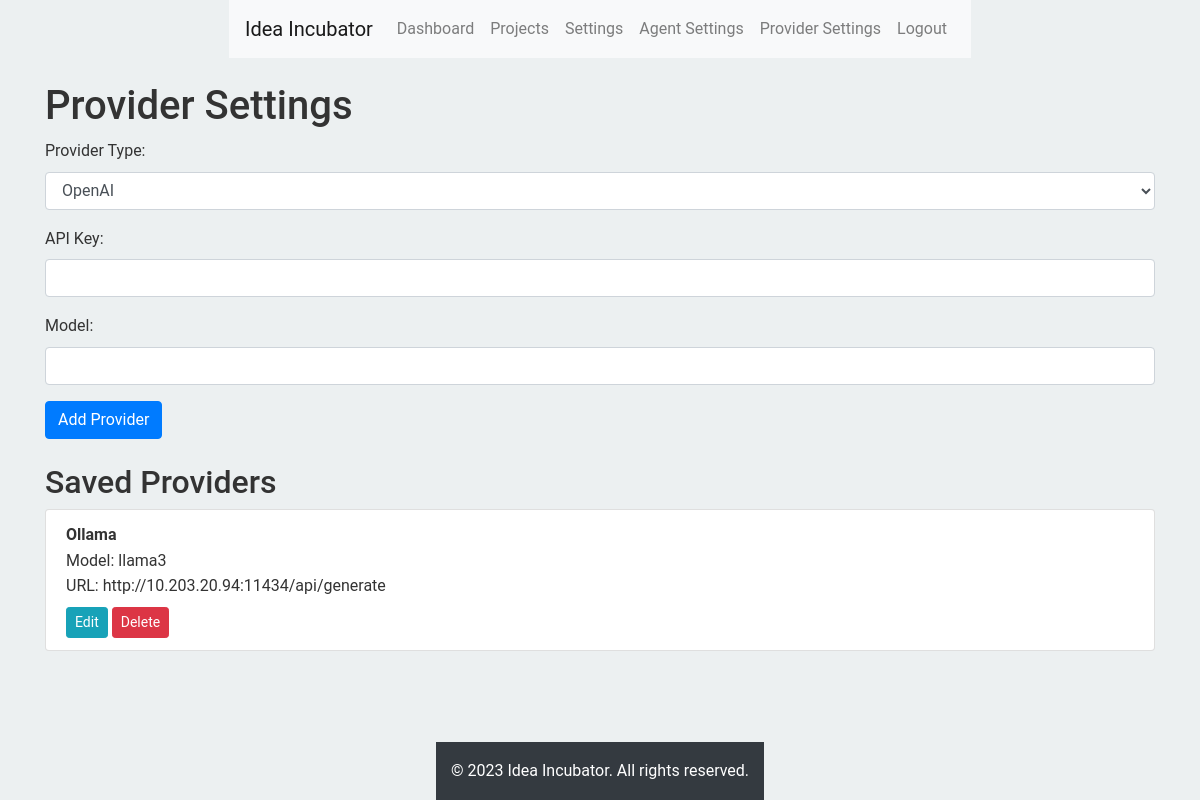
The page /provider_settings (signed in) on the database its author committed.
### models/models.py (models this page shows, shortened)
class Provider(db.Model):
    id = db.Column(db.Integer, primary_key=True)
    user_id = db.Column(db.Integer, db.ForeignKey('user.id'), nullable=False)
    provider_type = db.Column(db.String(20), nullable=False)
    api_key = db.Column(db.String(120), nullable=False)
    model = db.Column(db.String(50), nullable=False)
    url = db.Column(db.String(200), nullable=True)

### routes/providers.py (the view)
@routes.route("/provider_settings")
@login_required
def provider_settings():
    providers = Provider.query.filter_by(user_id=current_user.id).all()
    return render_template("provider_settings.html", providers=providers)

### routes/__init__.py (called while the page is built)
def init_app(app):
    login_manager = LoginManager()
    login_manager.init_app(app)
    login_manager.login_view = 'routes.index'
    @login_manager.user_loader
    def load_user(user_id):
        from models import User
        return User.query.get(int(user_id))
    app.register_blueprint(routes)

### templates/provider_settings.html (shortened to what this page needs)
{% extends "base.html" %}
{% block content %}
<h1>Provider Settings</h1>
<form method="POST" action="{{ url_for('routes.add_provider') }}">
    <div class="form-group">
        <label for="provider_type">Provider Type:</label>
        <select class="form-control" id="provider_type" name="provider_type" required>
            <option value="openai">OpenAI</option>
        </select>
    </div>
    <div class="form-group">
        <label for="api_key">API Key:</label>
        <input type="text" class="form-control" id="api_key" name="api_key" required>
    </div>
    <div class="form-group">
        <label for="model">Model:</label>
        <input type="text" class="form-control" id="model" name="model" required>
    </div>
    <button type="submit" class="btn btn-primary">Add Provider</button>
</form>
<h2 class="mt-4">Saved Providers</h2>
<ul class="list-group">
    {% for provider in providers %}
    <li class="list-group-item">
        <strong>{{ provider.provider_type|capitalize }}</strong>
        <br>Model: {{ provider.model }}
        {% if provider.provider_type == 'ollama' %}
        <br>URL: {{ provider.url }}
        {% endif %}
        <div class="mt-2">
            <a href="{{ url_for('routes.edit_provider', provider_id=provider.id) }}" class="btn btn-sm btn-info">Edit</a>
            <form action="{{ url_for('routes.delete_provider', provider_id=provider.id) }}" method="POST" class="d-inline">
                <button type="submit" class="btn btn-sm btn-danger" onclick="return confirm('Are you sure you want to delete this provider?')">Delete</button>
            </form>
        </div>
    </li>
    {% endfor %}
</ul>
{% endblock %}

### static/css/chat_interface.css (style rules this page uses)
:root { --primary-color: #4a90e2; --secondary-color: #2c3e50; --accent-color: #f39c12; --text-color: #333; --bg-color: #ecf0f1; --chat-bg: #fff; --user-bubble: #dcf8c6; --other-bubble: #f2f2f2; --side-window-bg: #f9f9f9; --tab-active-bg: #fff; --tab-inactive-bg: #e0e0e0; --button-bg: #3498db; --button-hover-bg: #2980b9; }
body { font-family: 'Roboto', Arial, sans-serif; line-height: 1.6; color: var(--text-color); margin: 0; padding: 0; background-color: var(--bg-color); display: flex; justify-content: center; align-items: center; min-height: 100vh; }

### static/css/style.css (style rules this page uses)
:root { --primary-color: #4a90e2; --secondary-color: #2c3e50; --accent-color: #f39c12; --text-color: #333; --bg-color: #ecf0f1; --chat-bg: #fff; --user-bubble: #dcf8c6; --other-bubble: #f2f2f2; --side-window-bg: #f9f9f9; --tab-active-bg: #fff; --tab-inactive-bg: #e0e0e0; --button-bg: #3498db; --button-hover-bg: #2980b9; }
body { font-family: 'Roboto', Arial, sans-serif; line-height: 1.6; color: var(--text-color); margin: 0; padding: 0; background-color: var(--bg-color); display: flex; justify-content: center; align-items: center; min-height: 100vh; }

### rows shown on the page
Provider: provider_type "Ollama", model "llama3", url "http://10.203.20.94:11434/api/generate"
